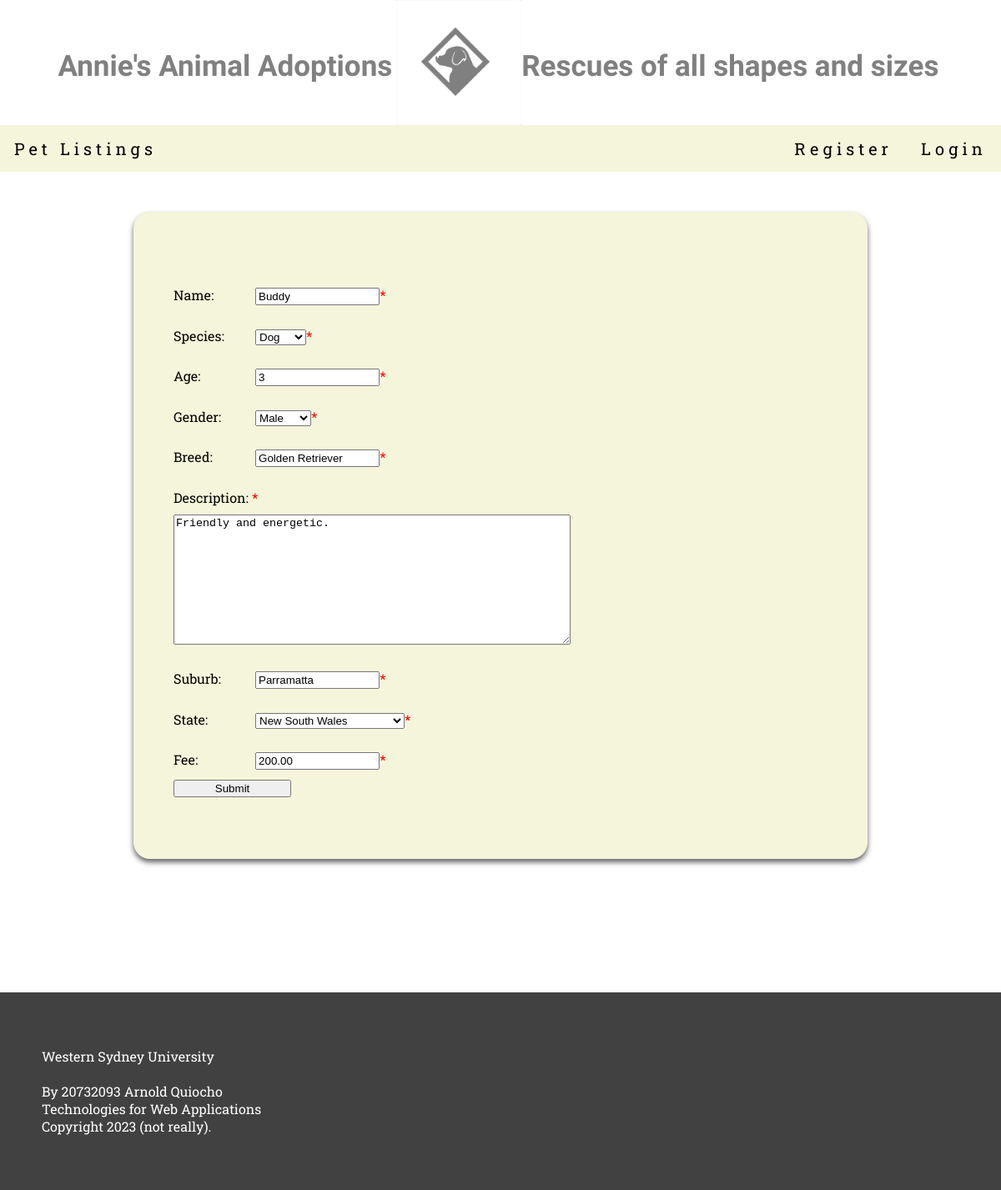
The page /manageListing.php?pet_id=1 on the database its author committed.
### tables this page shows
CREATE TABLE pets (
    pet_id INT AUTO_INCREMENT PRIMARY KEY,
    name VARCHAR(50) NOT NULL,
    species VARCHAR(30) NOT NULL,
    breed VARCHAR(50),
    age INT,
    gender VARCHAR(10),
    image VARCHAR(100),
    description TEXT,
    status VARCHAR(20) DEFAULT 'available',
    suburb VARCHAR(50),
    state VARCHAR(10),
    fee DECIMAL(10,2),
    date_added DATETIME DEFAULT CURRENT_TIMESTAMP
);

### manageListing.php (the view, shortened to what this page needs)
<?php
if (isset($_SESSION['login'])) {
    $login = $_SESSION['login'];
} else {
    $login = false;
}
?>
<!DOCTYPE html>
<html lang="en">
    <head>
        <link href="css/master.css" type="text/css" rel="stylesheet">
    </head>
    <body>
    <header>
            <a href="index.php">
                <section class="titleBar">
                    <h1>Annie's Animal Adoptions</h1>
                    <img src="images/LOGO.png" id="logo" alt="logo"></img>
                    <h2>Rescues of all shapes and sizes</h2>
                </section>
            </a>
            <section class="topNav" >
				<section id="leftNav">
					<a href="petListings.php" class="navmenu">Pet Listings</a>
				</section>
				<section id="RightNav">
                    <?php
                    if($login == true)
                    { ?>
                        <a href="logout.php" class="navmenu">Logout</a>
                    <?php
                    }
                    else if ($login == false)
                    { ?>
                    <a href="registrationPage.php" class="navmenu">Register</a>
					<a href="login.php" class="navmenu">Login</a>
                    <?php
                    } ?>
				</section>
			</section>
        </header>
        <main>
           <?php
            $pet_id = $_GET['pet_id'];
            require_once("dbconn.php");
            $sql = "SELECT * FROM pets WHERE pet_id = '$pet_id'";
            $results = $dbConn->query($sql)
                or die ('Problem with query: ' . $dbConn->error);
            $row = $results->fetch_assoc();
            ?>
            <section class="description">
                <form class="updateListingForm" method="post" onsubmit="return validateUpdate(this);">
                    <section>
                    </section>
                    <section>
                        <label for="name">Name:</label>
                        <input type="text" name="name" id="name" value="<?php echo $row["name"]?>"><p class="required">*</p>
                    </section>
                    <section>
                        <label for ="species">Species: </label>
                        <select name="species" size="1">
                            <option value="dog">Dog</option>
                        </select><p class="required">*</p>
                    </section>
                    <section>
                    <label for="age">Age: </label>
                    <input type="number" name="age" id="age" value="<?php echo $row["age"]?>"><p class="required">*</p>
                    </section>
                    <section>
                    <label for="gender">Gender: </label>
                    <select name="gender" size="1">
                        <option value="male">Male</option>
                    </select><p class="required">*</p>
                    </section>
                    <section>
                        <label for="breed">Breed: </label>
                        <input type="text" id="breed" value="<?php echo $row["breed"]?>" name="breed"><p class="required">*</p>
                    </section>
                    <section>
                    <label for="description">Description: </label><p class="required">*</p>
                    </section>
                    <section>
                    <textarea name="description" id="descriptionBox" rows="10"cols="100"><?php echo $row["description"]?></textarea>
                    </section>
                    <section>
                        <label for="suburb">Suburb: </label>
                        <input type="text" name="suburb" id="suburb" value="<?php echo $row["suburb"]?>"><p class="required">*</p>
                    </section>
                    <section>
                        <label for="state">State: </label>
                        <select name="state" id="state" value="<?php echo $row["state"]?>">
                            <option value="NSW">New South Wales</option>
                        </select><p class="required">*</p>
                    </section>
                    <section>
                        <label for="fee">Fee: </label>
                        <input type="number" name="fee" id="fee" value="<?php echo $row["fee"]?>"><p class="required">*</p>
                    </section>
                    <section>
                        <input type="submit">
                    </section>
                </form>
            </section>
        </main>
        <footer>
            <p>Western Sydney University<br><br>By 20732093 Arnold Quiocho<br>Technologies for Web Applications<br>Copyright 2023 (not really).</p>
        </footer>
    </body>
</html>

### css/master.css (style rules this page uses)
html { background-color:white; padding: 0; }
body { margin: 0; font-family: 'Roboto Slab', serif; }
.titleBar { color: black; display:flex; justify-content: center; }
header > a { text-decoration: none; }
.titleBar > h1, .titleBar > h2 { font-size: 35px; padding-top: 30px; padding-right: 5px; font-family: 'Mogra', cursive; }
#logo { height: 150px; padding-top: 0; }
.topNav { padding:5px; background-color: beige; display: flex; justify-content: space-between; align-items: center; font-size:20px; letter-spacing: 5px; position: sticky; z-index: 9999; }
.navmenu { padding: 1vw; padding-bottom: 10px; padding-top: 10px; text-decoration: none; color: #000000; }
#leftNav { display: flex; align-items: center; }
h1, h2 { text-align: center; font-family: 'Mogra', cursive; }
footer { background-color: rgb(65, 65, 65); padding: 50px; color: white; }
.description { display: flex; flex-wrap: wrap; justify-content: space-between; background-color: beige; border-radius: 20px; margin-left: 10em; margin-right: 10em; margin-top: 3em; margin-bottom: 10em; padding-left: 3em; padding-right: 3em; padding-top:2em; padding-bottom: 4em; box-shadow: 0px 4px 6px #656565; }
.updateListingForm { width: 60%; }
.updateListingForm > section { margin-top: 10px; margin-bottom: 10px; }
.updateListingForm > section > textarea, .updateListingForm > section > select[name="state"] > option, .updateListingForm > section > input { display: inline-block; width:30%; }
#descriptionBox { width: 100%; }
.updateListingForm > section > label { display: inline-block; width:20%; }
input[type="submit"] { width: 10%; }
.required { color: red; display: inline-block; width: 0; height: 0; }

### rows shown on the page
pets: name "Buddy", age "3", breed "Golden Retriever", description "Friendly and energetic.", suburb "Parramatta", state "New South Wales", fee "200.00"
